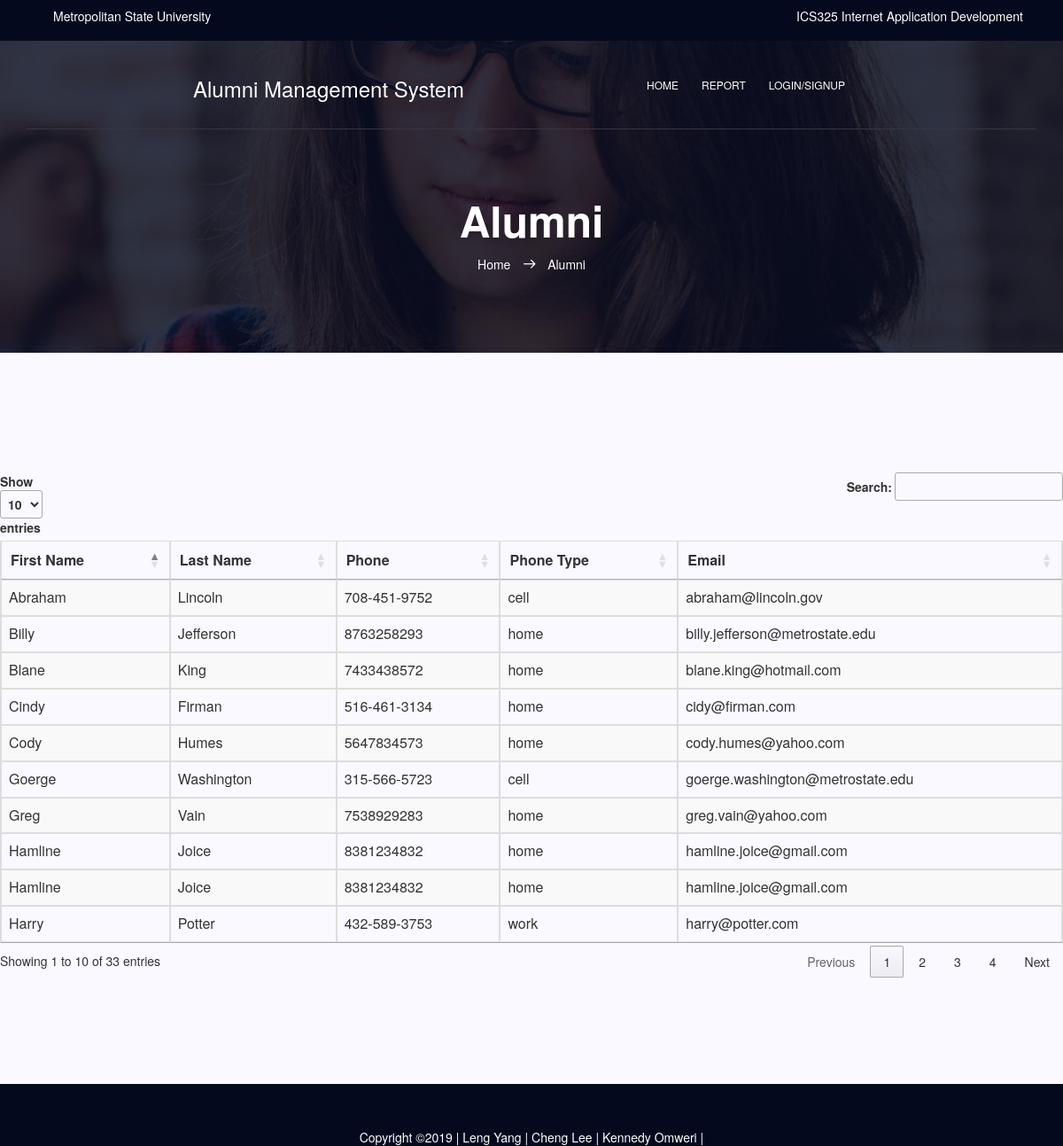
Page /alumni.php on the committed database.
### tables this page shows
CREATE TABLE `alumni` (
  `id` int(6) NOT NULL,
  `user_image` varchar(255) NOT NULL,
  `first_name` varchar(30) NOT NULL,
  `last_name` varchar(30) NOT NULL,
  `phone` varchar(15) NOT NULL,
  `phone_type` varchar(10) NOT NULL,
  `email` varchar(50) NOT NULL,
  `address1` varchar(100) NOT NULL,
  `address2` varchar(100) NOT NULL,
  `city` varchar(50) NOT NULL,
  `state` varchar(50) NOT NULL,
  `zipcode` int(5) NOT NULL,
  `password` varchar(25) NOT NULL,
  `password_repeat` varchar(25) NOT NULL
);

### alumni.php (the view, shortened to what this page needs)
<?php
   require 'db_configuration.php';
  $query = "SELECT *
               FROM alumni";
               $GLOBALS['customerTableResults'] = mysqli_query($db, $query);
?>
	<!DOCTYPE html>
	<html lang="zxx" class="no-js">
	<head>
            <link rel="stylesheet" href="css/linearicons.css">
            <link rel="stylesheet" href="css/bootstrap.css">
			<link rel="stylesheet" href="css/main.css">
			<link rel="stylesheet" type="text/css" href="https://cdn.datatables.net/1.10.19/css/jquery.dataTables.min.css">
      		<link href="vendor/bootstrap/css/bootstrap.min.css" rel="stylesheet">
      		<link rel="stylesheet" href="https://maxcdn.bootstrapcdn.com/bootstrap/3.3.7/css/bootstrap.min.css">
		    <link href="css/publishersdb.css" rel="stylesheet">
            <link rel="stylesheet" type="text/css" href="https://cdn.datatables.net/r/dt/jq-2.1.4,jszip-2.5.0,pdfmake-0.1.18,dt-1.10.9,af-2.0.0,b-1.0.3,b-colvis-1.0.3,b-html5-1.0.3,b-print-1.0.3,se-1.0.1/datatables.min.css"/>
		</head>
		<body onload="displayAdminFields('admin1')">
		  <header id="header" id="home">
              <div class="header-top">
                  <div class="container">
                      <div class="row">
                          <div class="col-lg-6 col-sm-6 col-8 header-top-left no-padding">
                              <ul>
                                  <li><font style="color: white; font-size: 14px;">Metropolitan State University</font>
                              </ul>
                          </div>
                          <div class="col-lg-6 col-sm-6 col-4 header-top-right no-padding">
                              <font style="color: white; font-size: 14px;">ICS325 Internet Application Development</font>
                          </div>
                      </div>
                  </div>
              </div>
		    <div class="container main-menu">
		    	<div class="row align-items-center justify-content-between d-flex">
			      <div id="logo">
			        <a href="index.php"><h3 style="color: white;"> Alumni Management System </h3></a>
			      </div>
                    <nav id="nav-menu-container">
                        <ul class="nav-menu">
                            <li><a href="index.php">Home</a></li>
                            <li><a href="reports.php">Report</a></li>
                            <li class="nav-item">
                                <?php
                                if (isset($_SESSION['type'])){
                                    echo '<a class="nav-link" href="logoutPage.php">Logout</a>';
                                }
                                else{
                                    echo '<a class="nav-link" href="loginPage.php">Login/SignUp</a>';
                                }
                                ?>
                            </li>
                        </ul>
                    </nav>
		    </div>
		  </header>
			<section class="banner-area relative about-banner" id="home">
				<div class="overlay overlay-bg"></div>
				<div class="container">
					<div class="row d-flex align-items-center justify-content-center">
						<div class="about-content col-lg-12">
							<h1 class="text-white">
								Alumni
							</h1>
							<p class="text-white link-nav"><a href="index.php">Home </a>  <span class="lnr lnr-arrow-right"></span>  <a href="alumni.php"> Alumni</a></p>
						</div>
					</div>
				</div>
			</section>
	      	<section class="contact-page-area section-gap">
				<div id="example_wrapper" class="dataTables_wrapper">
				    <div id="customerTableView">
                        <div class="table-responsive">
                        <table id="customer_data" class="table table-bordered table-striped">
                            <thead>
                            <tr>
                                <th>First Name</th>
                                <th>Last Name</th>
                                <th>Phone</th>
                                <th>Phone Type</th>
                                <th>Email</th>
                            </tr>
                            </thead>
                            <tbody>
                            <?php
                            if ($customerTableResults->num_rows > 0) {
                                while($row = $customerTableResults->fetch_assoc()) {
                                    echo '<tr>
				                                          <td> '.$row["first_name"].' </td>
								                          <td> '.$row["last_name"]. ' </td>
								                          <td> '.$row["phone"].' </td>
								                          <td> '.$row["phone_type"].' </td>
								                          <td> '.$row["email"].' ';
                                    if ( $_SESSION['email'] == $row["email"] ){
                                        echo '
								                                           <a style="background: green; border: none;" class="btn btn-danger btn-sm" href="viewUser.php?id='.$row["id"].'">View</a>
								                           					<a class="btn btn-warning btn-sm" href="updateForm.php?id='.$row["id"].'">Update</a>
								                           				</td>
								                           			</tr>
								                           		' ;
                                    }else{
                                        echo '</td> </tr>';
                                    }
                                }
                            }
                            else {
                                echo "0 results";
                            }
                            ?>
                            </tbody>
                        </table>
                        </div>
		       		</div>
				</div>
			</section>
          <footer class="footer-area ">
              <div class="container">
                  <div class="footer-bottom row align-items-center justify-content-between">
                      <p class="footer-text m-0 col-lg-10 col-md-5" style="text-align: center; color: white;">
                          Copyright &copy;<script>document.write(new Date().getFullYear());</script>
                          | Leng Yang | Cheng Lee | Kennedy Omweri |
                      </p>
                  </div>
              </div>
          </footer>
		</body>
	</html>

### css/main.css (style rules this page uses)
body { color:#777; font-family:"Poppins",sans-serif;font-size:14px;font-weight:300;line-height:1.625em;position:relative }
ol,ul { margin:0;padding:0;list-style:none }
a { -webkit-transition:all 0.3s ease 0s;-moz-transition:all 0.3s ease 0s;-o-transition:all 0.3s ease 0s;transition:all 0.3s ease 0s }
a,a:focus,a:hover { text-decoration:none;outline:0 }
h1,h2,h3,h4,h5,h6 { font-family:"Poppins",sans-serif;color:#222;line-height:1.2em !important;margin-bottom:0;margin-top:0;font-weight:600 }
h1,.h1 { font-size:36px }
h3,.h3 { font-size:24px }
.text-white { color:#fff }
.relative { position:relative }
.overlay { position:absolute;left:0;right:0;top:0;bottom:0 }
.no-padding { padding:0 }
h1 { font-size:36px }
h3 { font-size:24px }
h1,h2,h3,h4,h5,h6 { line-height:1.5em }
.header-top { background:#04091e;font-size:12px;padding:8px }
.header-top ul li { display:inline-block;margin-left:15px }
.header-top .header-top-left { text-align:left }
.header-top .header-top-right { text-align:right }
.main-menu { padding-bottom:20px;padding-top:20px;border-bottom:1px solid #39353e }
#header { position:fixed;left:0;top:0;right:0;transition:all 0.5s;z-index:997 }
.nav-menu,.nav-menu * { margin:0;padding:0;list-style:none }
.nav-menu li { position:relative;white-space:nowrap }
.nav-menu>li { float:left }
.nav-menu a { padding:0 8px 0px 8px;text-decoration:none;display:inline-block;color:#fff;font-weight:500;font-size:12px;text-transform:uppercase;outline:none }
.nav-menu>li { margin-left:10px }
#mobile-nav { position:fixed;top:0;padding-top:18px;bottom:0;z-index:998;background:rgba(0,0,0,0.8);left:-260px;width:260px;overflow-y:auto;transition:0.4s }
#mobile-nav ul { padding:0;margin:0;list-style:none }
#mobile-nav ul li { position:relative }
#mobile-nav ul li a { color:#fff;font-size:13px;text-transform:uppercase;overflow:hidden;padding:10px 22px 10px 15px;position:relative;text-decoration:none;width:100%;display:block;outline:none;font-weight:400 }
.section-gap { padding:120px 0 }
.banner-area { background:url(../img/banner-bg.jpg) right;background-size:cover }
.banner-area .overlay-bg { background-color:rgba(4,9,30,0.8) }
.link-nav { margin-top:10px;margin-bottom:0px }
.about-banner { background:url(../img/top-banner.jpg) right no-repeat;background-size:cover }
.about-content { margin-top:110px;padding:90px 0px;text-align:center }
.about-content h1 { font-size:48px;font-weight:600 }
.about-content a { color:#fff;font-weight:300;font-size:14px }
.about-content .lnr { margin:0px 10px;font-weight:600 }
.contact-page-area { background:#f9f9ff }
.footer-area { background-color:#04091e }
.footer-bottom { padding-top:50px }

### css/publishersdb.css (style rules this page uses)
#customerTableView { display: block; }

### rows in the picture
alumni: first_name "Harry", last_name "Potter", phone "432-589-3753", phone_type "work", email "harry@potter.com"
alumni: first_name "Abraham", last_name "Lincoln", phone "708-451-9752", phone_type "cell", email "abraham@lincoln.gov"
alumni: first_name "Goerge", last_name "Washington", phone "315-566-5723", phone_type "cell", email "goerge.washington@metrostate.edu"
alumni: first_name "Cindy", last_name "Firman", phone "516-461-3134", phone_type "home", email "cidy@firman.com"
alumni: first_name "Cody", last_name "Humes", phone "5647834573", phone_type "home", email "cody.humes@yahoo.com"
alumni: first_name "Hamline", last_name "Joice", phone "8381234832", phone_type "home", email "hamline.joice@gmail.com"
alumni: first_name "Hamline", last_name "Joice", phone "8381234832", phone_type "home", email "hamline.joice@gmail.com"
alumni: first_name "Billy", last_name "Jefferson", phone "8763258293", phone_type "home", email "billy.jefferson@metrostate.edu"
alumni: first_name "Greg", last_name "Vain", phone "7538929283", phone_type "home", email "greg.vain@yahoo.com"
alumni: first_name "Blane", last_name "King", phone "7433438572", phone_type "home", email "blane.king@hotmail.com"
